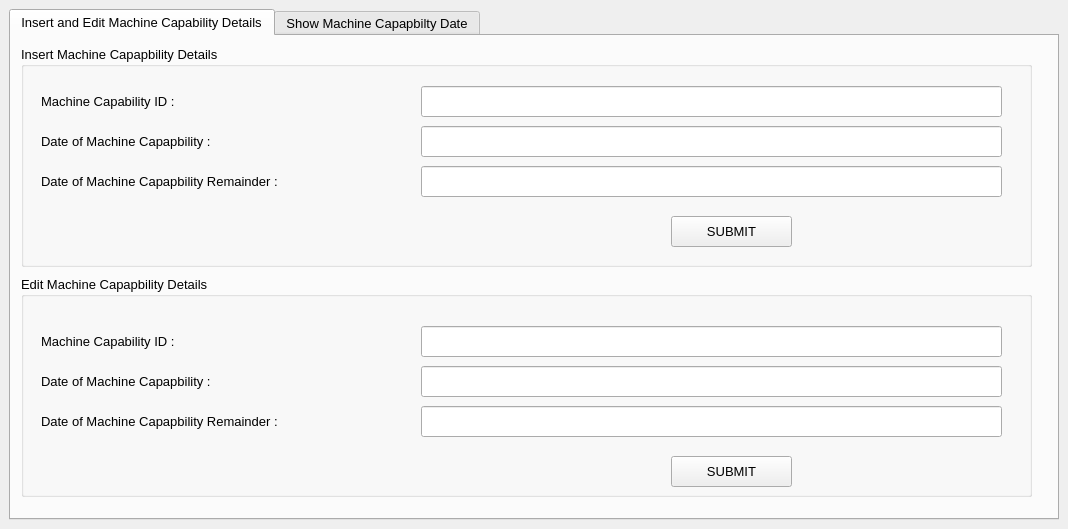
<?xml version="1.0" encoding="UTF-8"?>
<ui version="4.0">
 <class>MachineCap</class>
 <widget class="QMainWindow" name="MachineCap">
  <property name="geometry">
   <rect>
    <x>0</x>
    <y>0</y>
    <width>1068</width>
    <height>529</height>
   </rect>
  </property>
  <property name="minimumSize">
   <size>
    <width>1068</width>
    <height>529</height>
   </size>
  </property>
  <property name="maximumSize">
   <size>
    <width>1068</width>
    <height>529</height>
   </size>
  </property>
  <property name="windowTitle">
   <string>Machine Capability</string>
  </property>
  <property name="statusTip">
   <string extracomment="go to hell"/>
  </property>
  <property name="whatsThis">
   <string extracomment="going"/>
  </property>
  <property name="accessibleName">
   <string extracomment="jff"/>
  </property>
  <property name="accessibleDescription">
   <string extracomment="jgfgjfg"/>
  </property>
  <widget class="QWidget" name="centralwidget">
   <layout class="QGridLayout" name="gridLayout_2">
    <item row="0" column="0">
     <layout class="QVBoxLayout" name="verticalLayout">
      <item>
       <widget class="QTabWidget" name="tabWidget">
        <property name="font">
         <font>
          <family>Segoe UI</family>
          <pointsize>10</pointsize>
          <weight>50</weight>
          <bold>false</bold>
         </font>
        </property>
        <property name="tabPosition">
         <enum>QTabWidget::North</enum>
        </property>
        <property name="tabShape">
         <enum>QTabWidget::Rounded</enum>
        </property>
        <property name="currentIndex">
         <number>0</number>
        </property>
        <property name="elideMode">
         <enum>Qt::ElideNone</enum>
        </property>
        <widget class="QWidget" name="tab">
         <attribute name="title">
          <string>Insert and Edit Machine Capability Details</string>
         </attribute>
         <widget class="QGroupBox" name="groupBox">
          <property name="geometry">
           <rect>
            <x>10</x>
            <y>10</y>
            <width>1011</width>
            <height>221</height>
           </rect>
          </property>
          <property name="title">
           <string>Insert Machine Capapbility Details</string>
          </property>
          <widget class="QLabel" name="label">
           <property name="geometry">
            <rect>
             <x>20</x>
             <y>40</y>
             <width>291</width>
             <height>31</height>
            </rect>
           </property>
           <property name="font">
            <font>
             <family>Segoe UI</family>
             <pointsize>10</pointsize>
             <weight>50</weight>
             <bold>false</bold>
            </font>
           </property>
           <property name="text">
            <string>Machine Capability ID :</string>
           </property>
          </widget>
          <widget class="QLineEdit" name="lineEdit">
           <property name="geometry">
            <rect>
             <x>400</x>
             <y>40</y>
             <width>581</width>
             <height>31</height>
            </rect>
           </property>
          </widget>
          <widget class="QLabel" name="label_2">
           <property name="geometry">
            <rect>
             <x>20</x>
             <y>80</y>
             <width>351</width>
             <height>31</height>
            </rect>
           </property>
           <property name="font">
            <font>
             <family>Segoe UI</family>
             <pointsize>10</pointsize>
             <weight>50</weight>
             <bold>false</bold>
            </font>
           </property>
           <property name="text">
            <string>Date of Machine Capapbility :</string>
           </property>
          </widget>
          <widget class="QLineEdit" name="lineEdit_2">
           <property name="geometry">
            <rect>
             <x>400</x>
             <y>80</y>
             <width>581</width>
             <height>31</height>
            </rect>
           </property>
          </widget>
          <widget class="QLineEdit" name="lineEdit_7">
           <property name="geometry">
            <rect>
             <x>400</x>
             <y>120</y>
             <width>581</width>
             <height>31</height>
            </rect>
           </property>
          </widget>
          <widget class="QLabel" name="label_7">
           <property name="geometry">
            <rect>
             <x>20</x>
             <y>120</y>
             <width>321</width>
             <height>31</height>
            </rect>
           </property>
           <property name="font">
            <font>
             <family>Segoe UI</family>
             <pointsize>10</pointsize>
             <weight>50</weight>
             <bold>false</bold>
            </font>
           </property>
           <property name="text">
            <string>Date of Machine Capapbility Remainder :</string>
           </property>
          </widget>
          <widget class="QPushButton" name="pushButton">
           <property name="geometry">
            <rect>
             <x>650</x>
             <y>170</y>
             <width>121</width>
             <height>31</height>
            </rect>
           </property>
           <property name="text">
            <string>SUBMIT</string>
           </property>
          </widget>
         </widget>
         <widget class="QGroupBox" name="groupBox_2">
          <property name="geometry">
           <rect>
            <x>10</x>
            <y>240</y>
            <width>1011</width>
            <height>221</height>
           </rect>
          </property>
          <property name="title">
           <string>Edit Machine Capapbility Details</string>
          </property>
          <widget class="QLabel" name="label_3">
           <property name="geometry">
            <rect>
             <x>20</x>
             <y>50</y>
             <width>371</width>
             <height>31</height>
            </rect>
           </property>
           <property name="font">
            <font>
             <family>Segoe UI</family>
             <pointsize>10</pointsize>
             <weight>50</weight>
             <bold>false</bold>
            </font>
           </property>
           <property name="text">
            <string>Machine Capability ID :</string>
           </property>
          </widget>
          <widget class="QLineEdit" name="lineEdit_3">
           <property name="geometry">
            <rect>
             <x>400</x>
             <y>50</y>
             <width>581</width>
             <height>31</height>
            </rect>
           </property>
          </widget>
          <widget class="QLabel" name="label_4">
           <property name="geometry">
            <rect>
             <x>20</x>
             <y>90</y>
             <width>371</width>
             <height>31</height>
            </rect>
           </property>
           <property name="font">
            <font>
             <family>Segoe UI</family>
             <pointsize>10</pointsize>
             <weight>50</weight>
             <bold>false</bold>
            </font>
           </property>
           <property name="text">
            <string>Date of Machine Capapbility :</string>
           </property>
          </widget>
          <widget class="QLineEdit" name="lineEdit_4">
           <property name="geometry">
            <rect>
             <x>400</x>
             <y>90</y>
             <width>581</width>
             <height>31</height>
            </rect>
           </property>
          </widget>
          <widget class="QLabel" name="label_6">
           <property name="geometry">
            <rect>
             <x>20</x>
             <y>130</y>
             <width>421</width>
             <height>31</height>
            </rect>
           </property>
           <property name="font">
            <font>
             <family>Segoe UI</family>
             <pointsize>10</pointsize>
             <weight>50</weight>
             <bold>false</bold>
            </font>
           </property>
           <property name="text">
            <string>Date of Machine Capapbility Remainder :</string>
           </property>
          </widget>
          <widget class="QLineEdit" name="lineEdit_6">
           <property name="geometry">
            <rect>
             <x>400</x>
             <y>130</y>
             <width>581</width>
             <height>31</height>
            </rect>
           </property>
           <property name="text">
            <string/>
           </property>
          </widget>
          <widget class="QPushButton" name="pushButton_2">
           <property name="geometry">
            <rect>
             <x>650</x>
             <y>180</y>
             <width>121</width>
             <height>31</height>
            </rect>
           </property>
           <property name="text">
            <string>SUBMIT</string>
           </property>
          </widget>
         </widget>
        </widget>
        <widget class="QWidget" name="tab_2">
         <attribute name="title">
          <string>Show Machine Capapbilty Date</string>
         </attribute>
         <widget class="QLineEdit" name="lineEdit_8">
          <property name="geometry">
           <rect>
            <x>340</x>
            <y>29</y>
            <width>561</width>
            <height>31</height>
           </rect>
          </property>
         </widget>
         <widget class="QLineEdit" name="lineEdit_9">
          <property name="geometry">
           <rect>
            <x>340</x>
            <y>89</y>
            <width>681</width>
            <height>31</height>
           </rect>
          </property>
         </widget>
         <widget class="QLabel" name="label_8">
          <property name="geometry">
           <rect>
            <x>20</x>
            <y>29</y>
            <width>151</width>
            <height>31</height>
           </rect>
          </property>
          <property name="font">
           <font>
            <family>Segoe UI</family>
            <pointsize>10</pointsize>
            <weight>50</weight>
            <bold>false</bold>
           </font>
          </property>
          <property name="text">
           <string>Machine Capability ID:</string>
          </property>
         </widget>
         <widget class="QLabel" name="label_9">
          <property name="geometry">
           <rect>
            <x>20</x>
            <y>89</y>
            <width>301</width>
            <height>31</height>
           </rect>
          </property>
          <property name="font">
           <font>
            <family>Segoe UI</family>
            <pointsize>10</pointsize>
            <weight>50</weight>
            <bold>false</bold>
           </font>
          </property>
          <property name="text">
           <string>Date of Machine Capability Report :</string>
          </property>
         </widget>
         <widget class="QLabel" name="label_10">
          <property name="geometry">
           <rect>
            <x>20</x>
            <y>149</y>
            <width>301</width>
            <height>31</height>
           </rect>
          </property>
          <property name="font">
           <font>
            <family>Segoe UI</family>
            <pointsize>10</pointsize>
            <weight>50</weight>
            <bold>false</bold>
           </font>
          </property>
          <property name="text">
           <string>Date of Machine Capability Remainder :</string>
          </property>
         </widget>
         <widget class="QLineEdit" name="lineEdit_10">
          <property name="geometry">
           <rect>
            <x>340</x>
            <y>149</y>
            <width>681</width>
            <height>31</height>
           </rect>
          </property>
         </widget>
         <widget class="QPushButton" name="pushButton_3">
          <property name="geometry">
           <rect>
            <x>920</x>
            <y>30</y>
            <width>101</width>
            <height>28</height>
           </rect>
          </property>
          <property name="text">
           <string>Search</string>
          </property>
         </widget>
         <widget class="Line" name="line">
          <property name="geometry">
           <rect>
            <x>0</x>
            <y>-30</y>
            <width>1041</width>
            <height>501</height>
           </rect>
          </property>
          <property name="orientation">
           <enum>Qt::Horizontal</enum>
          </property>
         </widget>
         <zorder>line</zorder>
         <zorder>lineEdit_8</zorder>
         <zorder>lineEdit_9</zorder>
         <zorder>label_8</zorder>
         <zorder>label_9</zorder>
         <zorder>label_10</zorder>
         <zorder>lineEdit_10</zorder>
         <zorder>pushButton_3</zorder>
        </widget>
       </widget>
      </item>
     </layout>
    </item>
   </layout>
  </widget>
 </widget>
 <resources/>
 <connections/>
</ui>
